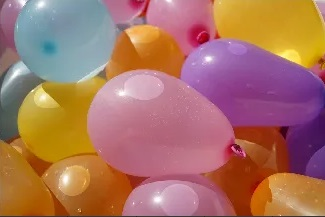
#> input picture assignment_36/ballons.jpg, 325 x 217 px, given in place of SuperMan.jpg, which was not available
$ python Change_Bg.py
#> lines starting #> are read from the running program, lines starting #| are printed output that depends on the picture; pictures that were not available may be replaced by others from this repository, and a replacement may not be noted
import cv2
import numpy as np
import matplotlib.pyplot as plt

img = cv2.imread('SuperMan.jpg')
#> img is the input picture: shape (217, 325, 3); mean B, G, R 98.9, 114.9, 168.9
img = cv2.cvtColor(img,cv2.COLOR_BGR2HSV)
#> img: shape (217, 325, 3); mean H, S, V 91.2, 142.4, 174.6
H, S, V = cv2.split(img)
back_ground=cv2.imread('1.jpg')
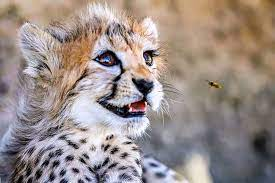
#> input picture assignment_36/1.jpg, 275 x 183 px
#> back_ground is the input picture: shape (183, 275, 3); mean B, G, R 137.3, 141.6, 154.4

back_ground=cv2.resize(back_ground,[2048,1444])
#> back_ground: shape (1444, 2048, 3)
back_ground = cv2.cvtColor(back_ground,cv2.COLOR_BGR2HSV)
#> back_ground: shape (1444, 2048, 3); mean H, S, V 67, 47.8, 159.3
H_b, S_b, V_b = cv2.split(back_ground)
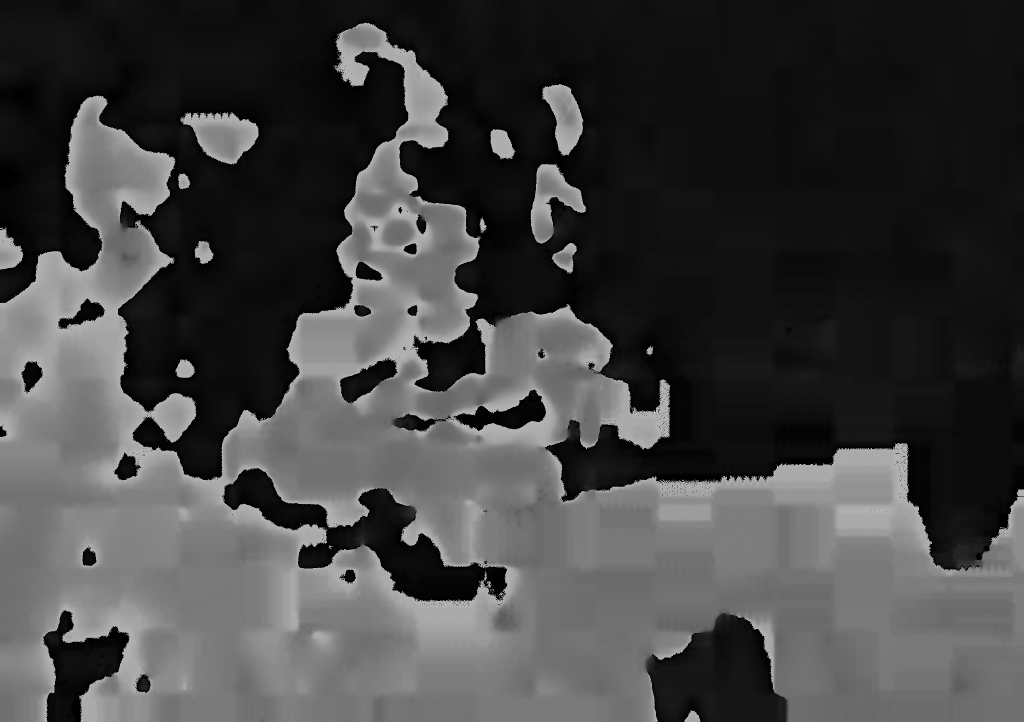
#> H_b: shape (1444, 2048) (shown at 1/2 size); min 0, max 179, mean 67
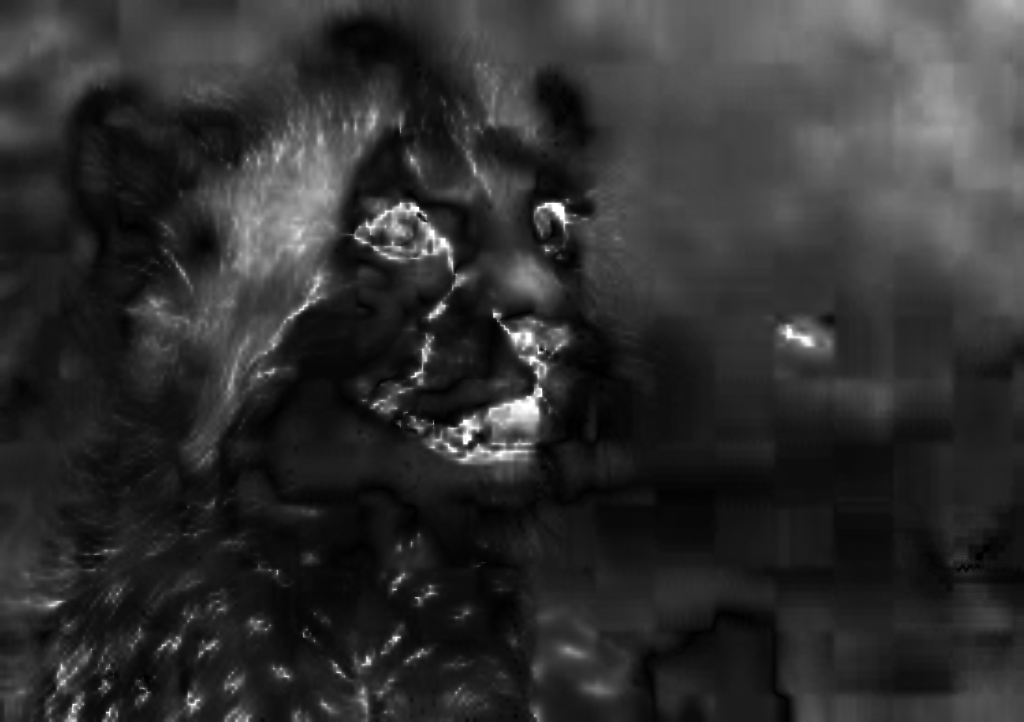
#> S_b: shape (1444, 2048) (shown at 1/2 size); min 0, max 255, mean 47.8
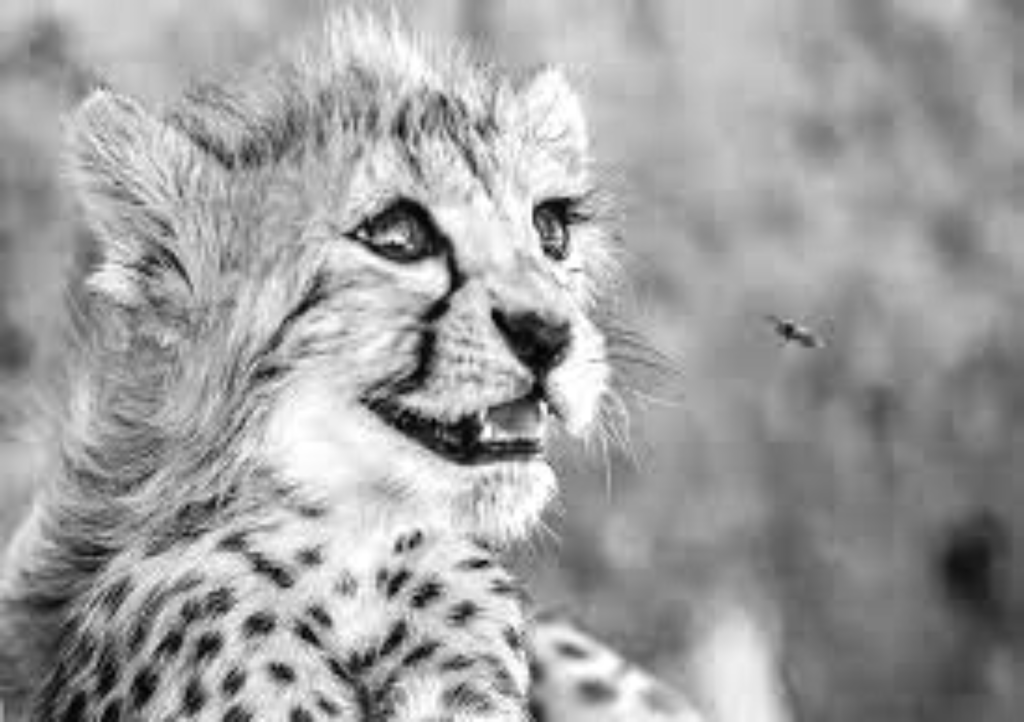
#> V_b: shape (1444, 2048) (shown at 1/2 size); min 1, max 255, mean 159.3

H_new = H.copy()
S_new = S.copy()
V_new = V.copy()
for i in range(H.shape[0]):
    for j in range(H.shape[1]):
        if V_new[i,j] > 90 :
            if 30< H[i,j] <80:
                H_new[i,j] = H_b[i,j]
                S_new[i,j] = S_b[i,j]
                V_new[i,j] = V_b[i,j]
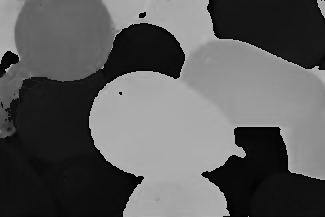
#> H_new: shape (217, 325); min 0, max 179, mean 90.9
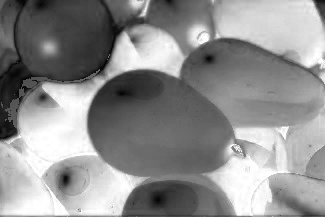
#> S_new: shape (217, 325); min 0, max 255, mean 142.8
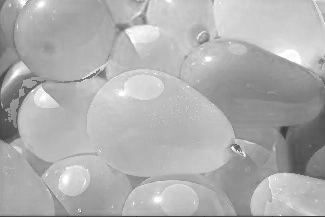
#> V_new: shape (217, 325); min 46, max 255, mean 174.8

result = cv2.merge((H_new,S_new,V_new))
#> result: shape (217, 325, 3); mean H, S, V 90.9, 142.8, 174.8
result = cv2.cvtColor(result,cv2.COLOR_HSV2RGB)
plt.imshow(result)
plt.show()
